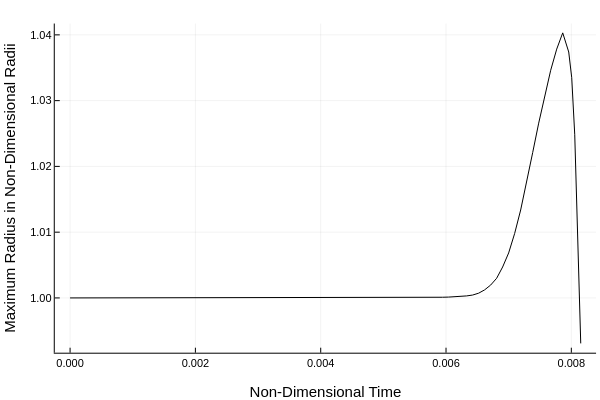

Notebook code for this chart:
### Markdown cell above
### Maximum Radius

### Code cell
"""
Creates a plot of the maximum droplet radius over time and saves it to a designated path on your computer. 

Inputs/ Uses:
all_maximum_radii_list (list): List of maximum radii at every time step.
all_times_list (list): List of all time steps.

Outputs:
plot_path (saved plot): Saves plot on computer.
"""

# Use the time list recorded during simulation
t = all_times_list

# Plot and label using Plots.jl explicitly to avoid ambiguity
plt = Plots.plot(
    t, all_maximum_radii_list,
    color=:black,
    xlabel="Non-Dimensional Time",
    ylabel="Maximum Radius in Non-Dimensional Radii",
    legend=false
)
Plots.savefig(plt, "maximum_radius_plot.png")
display(plt)

### Figure 1 — Plotly figure (JSON) as saved in the notebook; plotly's stock layout.template omitted (floating-point values rounded to 4 significant figures)
{"data": [{"colorbar": {"len": 0.9143, "title": "", "x": 0.9934, "y": 0.533}, "legendgroup": "y1", "line": {"color": "rgba(0, 0, 0, 1.000)", "dash": "solid", "shape": "linear", "width": 1}, "mode": "lines", "name": "y1", "showlegend": true, "type": "scatter", "x": [0, 9.589e-05, 0.0001918, 0.0002877, 0.0003835, 0.0004794, 0.0005753, 0.0006712, 0.0007671, 0.000863, 0.0009589, 0.001055, 0.001151, 0.001247, 0.001342, 0.001438, 0.001534, 0.00163, 0.001726, 0.001822, 0.001918, 0.002014, 0.002109, 0.002205, 0.002301, 0.002397, 0.002493, 0.002589, 0.002685, 0.002781, 0.002877, 0.002972, 0.003068, 0.003164, 0.00326, 0.003356, 0.003452, 0.003548, 0.003644, 0.00374, 0.003835, 0.003931, 0.004027, 0.004123, 0.004219, 0.004315, 0.004411, 0.004507, 0.004603, 0.004698, 0.004794, 0.00489, 0.004986, 0.005082, 0.005178, 0.005274, 0.00537, 0.005465, 0.005561, 0.005657, 0.005753, 0.005849, 0.005945, 0.006041, 0.006137, 0.006233, 0.006328, 0.006424, 0.00652, 0.006616, 0.006712, 0.006808, 0.006904, 0.007, 0.007096, 0.007191, 0.007287, 0.007383, 0.007479, 0.007575, 0.007671, 0.007767, 0.007863, 0.007958, 0.008006, 0.008054, 0.008078, 0.008102, 0.008126, 0.00815], "xaxis": "x", "y": [1, 1.0, 1.0, 1.0, 1.0, 1.0, 1.0, 1.0, 1.0, 1.0, 1.0, 1.0, 1.0, 1.0, 1.0, 1.0, 1.0, 1.0, 1.0, 1.0, 1.0, 1.0, 1.0, 1.0, 1.0, 1.0, 1.0, 1.0, 1.0, 1.0, 1.0, 1.0, 1.0, 1.0, 1.0, 1.0, 1.0, 1.0, 1.0, 1.0, 1.0, 1.0, 1.0, 1.0, 1.0, 1.0, 1.0, 1.0, 1.0, 1.0, 1.0, 1.0, 1.0, 1.0, 1.0, 1.0, 1.0, 1.0, 1.0, 1.0, 1.0, 1.0, 1.0, 1.0, 1.0, 1.0, 1.0, 1.0, 1.001, 1.001, 1.002, 1.003, 1.005, 1.007, 1.01, 1.013, 1.017, 1.022, 1.027, 1.031, 1.035, 1.038, 1.04, 1.037, 1.033, 1.025, 1.018, 1.009, 1.0, 0.9931], "yaxis": "y"}], "layout": {"annotations": [], "height": 400, "margin": {"b": 20, "l": 0, "r": 0, "t": 20}, "paper_bgcolor": "rgba(255, 255, 255, 1.000)", "plot_bgcolor": "rgba(255, 255, 255, 1.000)", "showlegend": false, "width": 600, "xaxis": {"anchor": "y", "domain": [0.09128, 0.9934], "gridcolor": "rgba(0, 0, 0, 0.100)", "gridwidth": 0.5, "linecolor": "rgba(0, 0, 0, 1.000)", "mirror": false, "range": [-0.0002445, 0.008395], "showgrid": true, "showline": true, "showticklabels": true, "tickangle": 0, "tickcolor": "rgb(0, 0, 0)", "tickfont": {"color": "rgba(0, 0, 0, 1.000)", "family": "sans-serif", "size": 11}, "tickmode": "array", "ticks": "inside", "ticktext": ["0.000", "0.002", "0.004", "0.006", "0.008"], "tickvals": [0, 0.002, 0.004, 0.006, 0.008], "title": "Non-Dimensional Time", "titlefont": {"color": "rgba(0, 0, 0, 1.000)", "family": "sans-serif", "size": 15}, "type": "-", "visible": true, "zeroline": false, "zerolinecolor": "rgba(0, 0, 0, 1.000)"}, "yaxis": {"anchor": "x", "domain": [0.07581, 0.9902], "gridcolor": "rgba(0, 0, 0, 0.100)", "gridwidth": 0.5, "linecolor": "rgba(0, 0, 0, 1.000)", "mirror": false, "range": [0.9917, 1.042], "showgrid": true, "showline": true, "showticklabels": true, "tickangle": 0, "tickcolor": "rgb(0, 0, 0)", "tickfont": {"color": "rgba(0, 0, 0, 1.000)", "family": "sans-serif", "size": 11}, "tickmode": "array", "ticks": "inside", "ticktext": ["1.00", "1.01", "1.02", "1.03", "1.04"], "tickvals": [1.0, 1.01, 1.02, 1.03, 1.04], "title": "Maximum Radius in Non-Dimensional Radii", "titlefont": {"color": "rgba(0, 0, 0, 1.000)", "family": "sans-serif", "size": 15}, "type": "-", "visible": true, "zeroline": false, "zerolinecolor": "rgba(0, 0, 0, 1.000)"}}}
